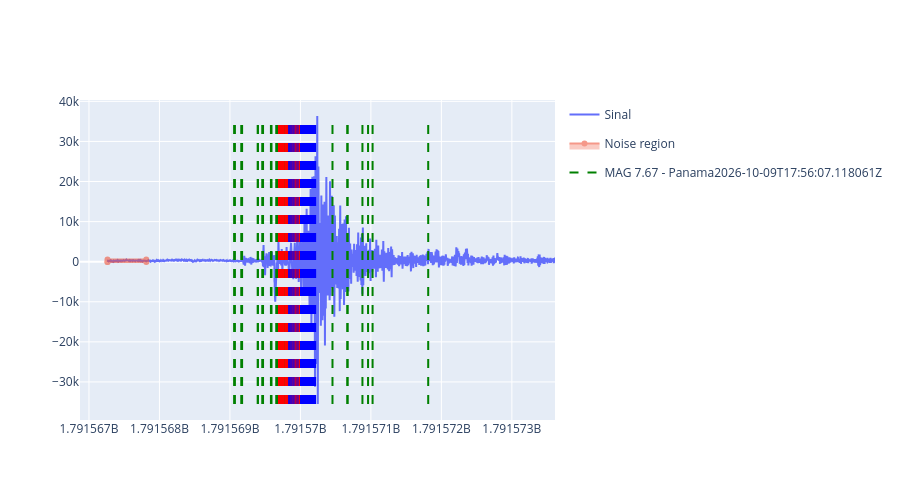

The code cell stored with this chart in its notebook:
### Markdown cell above
Agora, precisamos definir uma forma de calcular a amplitude de um determinado sinal. Para isso, vamos começar estimando o nível do ruído das partes iniciais, andando com uma janela de tempo e considerando o desvio padrão médio dos sinais dessas janelas.

### Code cell
def get_initial_noise(signal, time_window=60, window_step=10, step_count=50, start_time=0):
    noise_std = []
    min_noise = float("inf")
    max_noise = -float("inf")
    
    regions = []
    
    from_time = df.iloc[start_time]["secs"]
    to_time = df.iloc[start_time]["secs"] + time_window

    for _ in range(step_count):
        df_window = df[(df["secs"] >= from_time) & (df["secs"] <= to_time)]["val"]
        # plot_signal(df_window, time_data, False) 
        
        min_noise = min(min_noise, np.min(df_window))   
        max_noise = max(max_noise, np.max(df_window))   
        
        noise_std.append(np.std(df_window))
        regions.append((from_time, to_time))
    
        from_time = from_time + window_step
        to_time = to_time + window_step
    
    mean_noise_std = np.mean(noise_std)
        
    return min_noise, max_noise, mean_noise_std, regions
        
min_noise, max_noise, noise_mean_std, noise_regions = get_initial_noise(df)

noise_region = {
    "x0": noise_regions[0][0],
    "x1": noise_regions[-1][1],
    "y0": min_noise-noise_mean_std,
    "y1": max_noise+noise_mean_std,
    "name": "Noise region"
}

plot_signal(df, time_data, regions=[noise_region])
